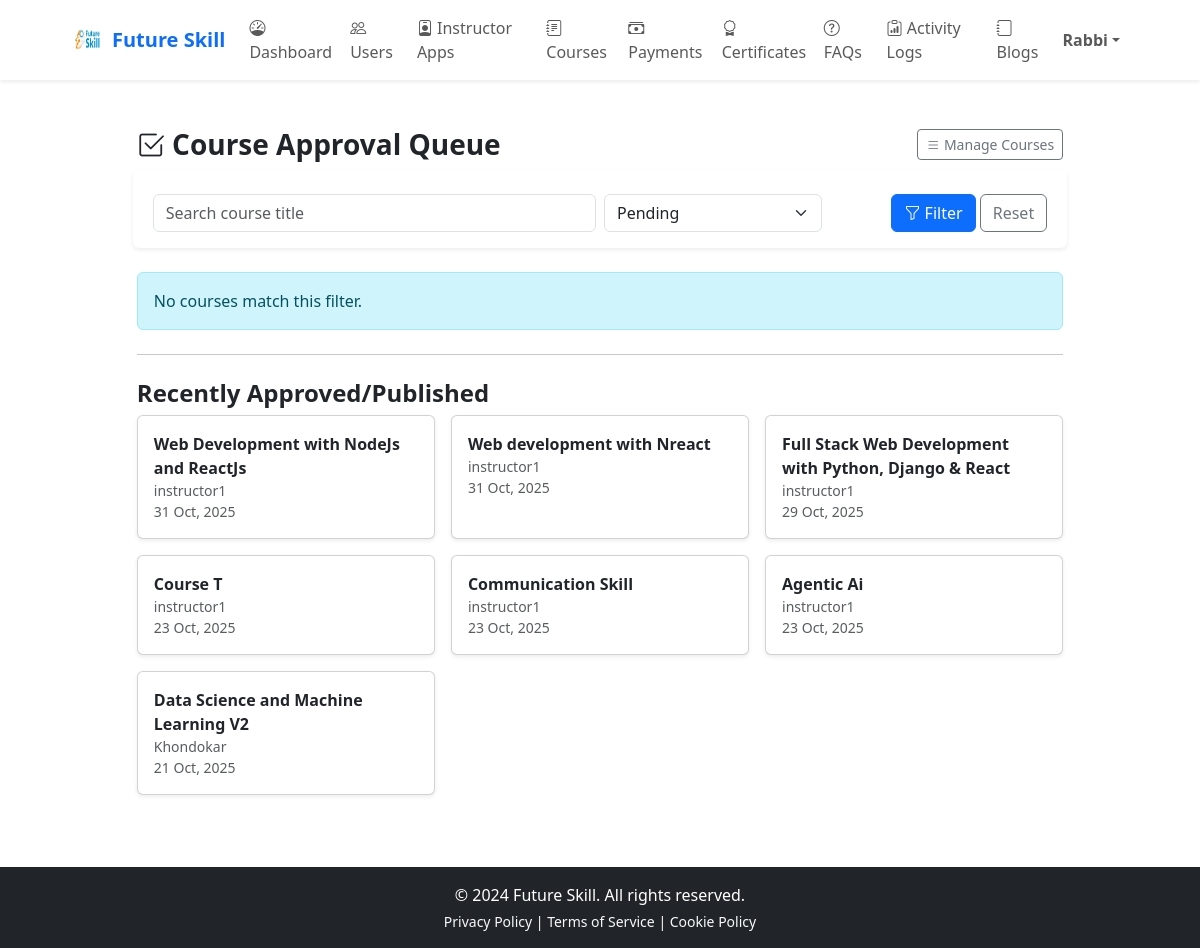
The page /admin-panel/courses/approval/ (signed in) on the database its author committed.
### apps/accounts/models.py (models this page shows, shortened)
class User(AbstractUser):
    STUDENT = "student"
    INSTRUCTOR = "instructor"
    ADMIN = "admin"
    LEARNER = "learner"
    ROLE_CHOICES = (
        (STUDENT, "Student"),
        (INSTRUCTOR, "Instructor"),
        (ADMIN, "Admin"),
    )
    role = models.CharField(
        max_length=20,
        choices=ROLE_CHOICES,
        default=STUDENT,
    )
    avatar = models.ImageField(upload_to="avatars/", null=True, blank=True)
    is_approved = models.BooleanField(default=False)

### apps/courses/models.py (models this page shows, shortened)
class Course(models.Model):
    STATUS_DRAFT = "draft"
    STATUS_PENDING = "pending"
    STATUS_APPROVED = "approved"
    STATUS_REJECTED = "rejected"
    STATUS_PUBLISHED = "published"
    STATUS_ARCHIVED = "archived"
    STATUS_CHOICES = [
        (STATUS_DRAFT, "Draft"),
        (STATUS_PENDING, "Pending Approval"),
        (STATUS_APPROVED, "Approved"),
        (STATUS_REJECTED, "Rejected"),
        (STATUS_PUBLISHED, "Published"),
        (STATUS_ARCHIVED, "Archived"),
    ]
    LEVEL_BEGINNER = "beginner"
    LEVEL_INTERMEDIATE = "intermediate"
    LEVEL_ADVANCED = "advanced"
    LEVEL_CHOICES = [
        (LEVEL_BEGINNER, "Beginner"),
        (LEVEL_INTERMEDIATE, "Intermediate"),
        (LEVEL_ADVANCED, "Advanced"),
    ]
    title = models.CharField(max_length=255)
    slug = models.SlugField(unique=True, blank=True)
    short_description = models.CharField(max_length=300, blank=True)
    description = models.TextField(blank=True)  # full description
    language = models.CharField(max_length=50, default="en")
    level = models.CharField(max_length=20, choices=LEVEL_CHOICES, default=LEVEL_BEGINNER)
    instructor = models.ForeignKey(
        settings.AUTH_USER_MODEL, on_delete=models.CASCADE, related_name='courses'
    )
    category = models.ForeignKey(Category, on_delete=models.SET_NULL, null=True, blank=True)
    price = models.DecimalField(max_digits=10, decimal_places=2, default=0)
    discount_price = models.DecimalField(max_digits=10, decimal_places=2, null=True, blank=True)
    status = models.CharField(max_length=20, choices=STATUS_CHOICES, default=STATUS_DRAFT)
    status_note = models.TextField(blank=True, help_text="Optional notes for approval/rejection.")
    approved_at = models.DateTimeField(null=True, blank=True)
    approved_by = models.ForeignKey(
        settings.AUTH_USER_MODEL,
        on_delete=models.SET_NULL,
        null=True,
        blank=True,
        related_name="approved_courses",
    )
    published_at = models.DateTimeField(null=True, blank=True)
    thumbnail = models.ImageField(upload_to="course_thumbnails/", blank=True, null=True)
    created_at = models.DateTimeField(auto_now_add=True)
    updated_at = models.DateTimeField(auto_now=True)

### apps/admin_tools/views.py (the view)
# urls.py: path("courses/approval/", views.course_approval, name="course_approval"),
@admin_required
def course_approval(request):
    q = request.GET.get("q", "").strip()
    status_filter = request.GET.get("status", "pending").strip()
    pending_courses = Course.objects.all().select_related("instructor")
    if q:
        pending_courses = pending_courses.filter(title__icontains=q)
    if status_filter == "pending":
        pending_courses = pending_courses.filter(status__in=[Course.STATUS_PENDING])
    elif status_filter == "approved":
        pending_courses = pending_courses.filter(status__in=[Course.STATUS_APPROVED, Course.STATUS_PUBLISHED])
    elif status_filter == "rejected":
        pending_courses = pending_courses.filter(status=Course.STATUS_REJECTED)
    approved_courses = Course.objects.filter(
        status__in=[Course.STATUS_APPROVED, Course.STATUS_PUBLISHED]
    ).order_by("-created_at")[:20]
    context = {
        "pending_courses": pending_courses.order_by("-created_at"),
        "approved_courses": approved_courses,
        "q": q,
        "status_filter": status_filter,
    }
    return render(request, "admin_tools/course_approval.html", context)

### apps/admin_tools/views.py (called while the page is built)
def is_admin(user):
    return user.is_authenticated and user.role == "admin"

### apps/core/context_processors.py (called while the page is built, shortened)
def user_role_context(request):
    user = getattr(request, "user", None)
    role = getattr(user, "role", None)
    is_student = role in ("student", "learner")
    is_instructor = role == "instructor"
    is_admin = role == "admin" or getattr(user, "is_staff", False)
    return {
        "user_role": role,
        "is_student_user": is_student,
        "is_instructor_user": is_instructor,
        "is_admin_user": is_admin,
    }

### templates/admin_tools/course_approval.html (shortened to what this page needs)
{% extends "base.html" %}
{% block content %}
<div class="container mt-4 mb-5">
  <div class="d-flex justify-content-between align-items-center flex-wrap gap-2 mb-3">
    <h3 class="fw-bold mb-0"><i class="bi bi-check2-square"></i> Course Approval Queue</h3>
    <a href="{% url 'admin_tools:admin_course_list' %}" class="btn btn-outline-secondary btn-sm"><i class="bi bi-list"></i> Manage Courses</a>
  </div>
  <form method="get" class="row g-2 align-items-center mb-4 bg-white p-3 rounded shadow-sm">
    <div class="col-md-6">
      <input type="text" name="q" value="{{ q }}" class="form-control" placeholder="Search course title">
    </div>
    <div class="col-md-3">
      <select name="status" class="form-select">
        <option value="pending" {% if status_filter == "pending" %}selected{% endif %}>Pending</option>
      </select>
    </div>
    <div class="col-md-3 text-end">
      <button class="btn btn-primary"><i class="bi bi-funnel"></i> Filter</button>
      <a href="{% url 'admin_tools:course_approval' %}" class="btn btn-outline-secondary">Reset</a>
    </div>
  </form>
  {% if pending_courses %}
  <div class="table-responsive">
    <table class="table table-hover align-middle shadow-sm">
      <thead class="table-light">
        <tr>
          <th>Course</th>
          <th>Instructor</th>
          <th>Status</th>
          <th>Created</th>
          <th class="text-end">Actions</th>
        </tr>
      </thead>
      <tbody>
        {% for course in pending_courses %}
        <tr>
          <td>
            <div class="d-flex align-items-center">
              <div class="me-3">
                <img src="{{ course.thumbnail_url }}" alt="Thumbnail" style="width:70px; height:50px; object-fit:cover; border-radius:5px;">
              </div>
              <div>
                <div class="fw-semibold">{{ course.title }}</div>
                <div class="text-muted small">{{ course.category.name|default:"Uncategorized" }}</div>
              </div>
            </div>
          </td>
          <td>{{ course.instructor.get_full_name|default:course.instructor.username }}</td>
          <td>
            {% with st=course.status|lower %}
              {% if st == 'pending' %}<span class="badge bg-warning text-dark">Pending</span>
              {% elif st == 'approved' %}<span class="badge bg-success">Approved</span>
              {% elif st == 'published' %}<span class="badge bg-success">Published</span>
              {% elif st == 'rejected' %}<span class="badge bg-danger">Rejected</span>
              {% else %}<span class="badge bg-secondary">{{ course.status }}</span>{% endif %}
            {% endwith %}
          </td>
          <td>{{ course.created_at|date:"d M, Y" }}</td>
          <td class="text-end">
            <form method="post" action="{% url 'admin_tools:approve_course' course.id %}" class="d-inline">
              {% csrf_token %}
              <button class="btn btn-success btn-sm">Approve</button>
            </form>
            <form method="post" action="{% url 'admin_tools:reject_course' course.id %}" class="d-inline">
              {% csrf_token %}
              <input type="hidden" name="note" value="">
              <button class="btn btn-outline-danger btn-sm confirm-reject">Reject</button>
            </form>
          </td>
        </tr>
        {% endfor %}
      </tbody>
    </table>
  </div>
  {% else %}
    <div class="alert alert-info">No courses match this filter.</div>
  {% endif %}
  <hr class="my-4">
  <h4 class="fw-semibold">Recently Approved/Published</h4>
  <div class="row g-3">
    {% for course in approved_courses %}
    <div class="col-md-6 col-lg-4">
      <div class="card h-100 shadow-sm">
        <div class="card-body">
          <div class="fw-semibold">{{ course.title }}</div>
          <div class="text-muted small">{{ course.instructor.get_full_name|default:course.instructor.username }}</div>
          <div class="text-muted small">{{ course.created_at|date:"d M, Y" }}</div>
        </div>
      </div>
    </div>
    {% empty %}
    <p class="text-muted">No approved courses found.</p>
    {% endfor %}
  </div>
</div>
{% endblock %}

### templates/partials/header_admin.html (shortened to what this page needs)
{% load static %}
<nav class="navbar navbar-expand-lg navbar-light bg-white shadow-sm sticky-top">
  <div class="container">
    <a class="navbar-brand d-flex align-items-center fw-bold" href="{% url 'admin_tools:dashboard' %}">
      <img src="{% static 'images/logo.png' %}" width="32" height="32" class="me-2" alt="Future Skill">
      <span class="text-primary">Future Skill</span>
    </a>
    <div class="collapse navbar-collapse" id="adminTopNav">
      <ul class="navbar-nav me-auto">
        <li class="nav-item"><a class="nav-link" href="{% url 'admin_tools:dashboard' %}"><i class="bi bi-speedometer"></i> Dashboard</a></li>
        <li class="nav-item"><a class="nav-link" href="{% url 'admin_tools:user_management_list' %}"><i class="bi bi-people"></i> Users</a></li>
        <li class="nav-item"><a class="nav-link" href="{% url 'admin_tools:instructor_applications' %}"><i class="bi bi-person-badge"></i> Instructor Apps</a></li>
        <li class="nav-item"><a class="nav-link" href="{% url 'admin_tools:admin_course_list' %}"><i class="bi bi-journal-text"></i> Courses</a></li>
        <li class="nav-item"><a class="nav-link" href="{% url 'payments:admin_payments' %}"><i class="bi bi-cash-stack"></i> Payments</a></li>
        <li class="nav-item"><a class="nav-link" href="{% url 'admin_tools:certificate_list' %}"><i class="bi bi-award"></i> Certificates</a></li>
        <li class="nav-item"><a class="nav-link" href="{% url 'admin_tools:faq_manage' %}"><i class="bi bi-question-circle"></i> FAQs</a></li>
        <li class="nav-item"><a class="nav-link" href="{% url 'admin_tools:admin_logs' %}"><i class="bi bi-clipboard-data"></i> Activity Logs</a></li>
        <li class="nav-item"><a class="nav-link" href="{% url 'admin_tools:blog_admin_list' %}"><i class="bi bi-journal"></i> Blogs</a></li>
      </ul>
      <ul class="navbar-nav ms-auto align-items-center">
        <li class="nav-item dropdown">
          <a class="nav-link dropdown-toggle fw-semibold" href="#" data-bs-toggle="dropdown">{{ request.user.get_full_name|default:request.user.username }}</a>
        </li>
      </ul>
    </div>
  </div>
</nav>

### templates/base.html (style rules this page uses)
.container, .container-fluid { max-width: 90% !important; margin-left: auto; margin-right: auto; }

### rows shown on the page
User: user.get_full_name "Rabbi"
Course: title "Web Development with NodeJs and ReactJs", instructor.get_full_name "instructor1", created_at "31 Oct, 2025"
Course: title "Web development with Nreact", instructor.get_full_name "instructor1", created_at "31 Oct, 2025"
Course: title "Full Stack Web Development with Python, Django & React", instructor.get_full_name "instructor1", created_at "29 Oct, 2025"
Course: title "Course T", instructor.get_full_name "instructor1", created_at "23 Oct, 2025"
Course: title "Communication Skill", instructor.get_full_name "instructor1", created_at "23 Oct, 2025"
Course: title "Agentic Ai", instructor.get_full_name "instructor1", created_at "23 Oct, 2025"
Course: title "Data Science and Machine Learning V2", instructor.get_full_name "Khondokar", created_at "21 Oct, 2025"

### other values the page prints
{{ now.year|default:"2024" }} "2024"
